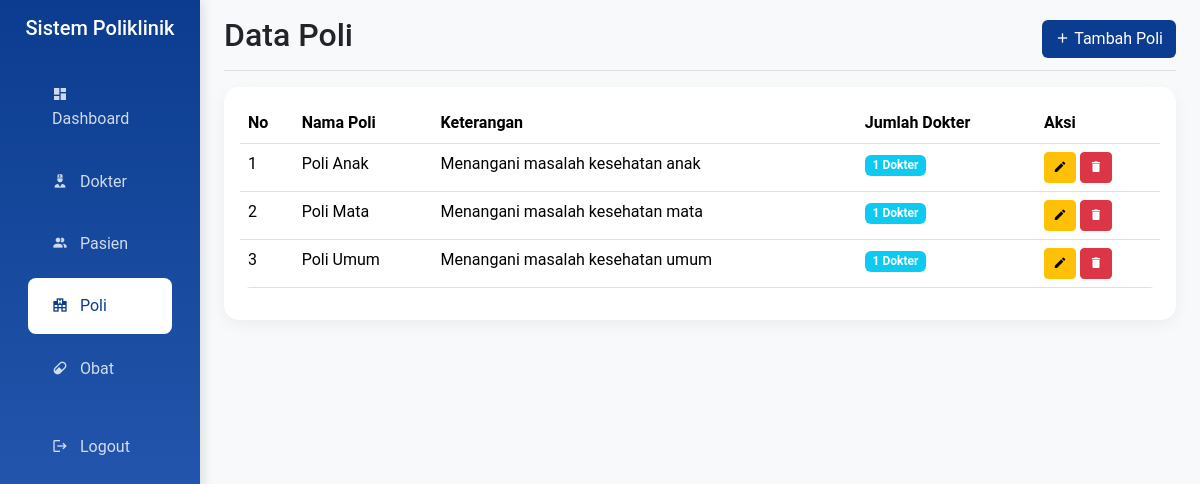
/hospital/admin/poli.php (signed in), run on the app's committed database.
### tables this page shows
CREATE TABLE IF NOT EXISTS `poli` (
  `id` int NOT NULL AUTO_INCREMENT,
  `nama_poli` varchar(25) NOT NULL,
  `keterangan` text,
  `deleted_at` timestamp NULL DEFAULT NULL,
  PRIMARY KEY (`id`) USING BTREE
);

### hospital/admin/poli.php (the view, shortened to what this page needs)
<?php
include '../config/koneksi.php';
$sql_poli = "SELECT p.*, COUNT(CASE WHEN d.deleted_at IS NULL THEN d.id END) as jumlah_dokter
FROM poli p
LEFT JOIN dokter d ON p.id = d.id_poli AND d.deleted_at IS NULL
WHERE p.deleted_at IS NULL
GROUP BY p.id
ORDER BY p.nama_poli
";
$poli_result = $conn->query($sql_poli);
include 'include/header.php';
?>
<main class="col-md-9 ms-sm-auto col-lg-10 px-md-4">
    <div class="d-flex justify-content-between flex-wrap flex-md-nowrap align-items-center pt-3 pb-2 mb-3 border-bottom">
        <h1 class="h2">Data Poli</h1>
        <button class="btn btn-dark-primary" data-bs-toggle="modal" data-bs-target="#tambahPoliModal">
            <i class="mdi mdi-plus"></i> Tambah Poli
        </button>
    </div>
    <div class="card">
        <div class="card-body">
            <div class="table-responsive">
                <table class="table table-hover">
                    <thead>
                        <tr>
                            <th>No</th>
                            <th>Nama Poli</th>
                            <th>Keterangan</th>
                            <th>Jumlah Dokter</th>
                            <th>Aksi</th>
                        </tr>
                    </thead>
                    <tbody>
                        <?php
                        $no = 1;
                        while ($poli = $poli_result->fetch_assoc()):
                        ?>
                            <tr>
                                <td><?= $no++ ?></td>
                                <td><?= htmlspecialchars($poli['nama_poli'] ?? '') ?></td>
                                <td><?= htmlspecialchars($poli['keterangan'] ?? '') ?></td>
                                <td>
                                    <span class="badge bg-info"><?= $poli['jumlah_dokter'] ?? 0 ?> Dokter</span>
                                </td>
                                <td>
                                    <button class="btn btn-sm btn-warning" data-bs-toggle="modal"
                                        data-bs-target="#editPoliModal<?= $poli['id'] ?>">
                                        <i class="mdi mdi-pencil"></i>
                                    </button>
                                    <a href="?hapus=<?= $poli['id'] ?>" class="btn btn-sm btn-danger"
                                        onclick="return confirm('Apakah Anda yakin ingin menghapus poli ini?')">
                                        <i class="mdi mdi-delete"></i>
                                    </a>
                                </td>
                            </tr>
                        <?php endwhile; ?>
                    </tbody>
                </table>
            </div>
        </div>
    </div>
</main>
<?php include 'include/footer.php'; ?>

### hospital/admin/include/header.php (style rules this page uses)
:root { --dark-primary: #0B3C8F; --dark-secondary: #3165BEFF; --dark-light: #5985D0FF; --gray-dark: #adb5bd; }
body { font-family: 'Roboto', sans-serif; background-color: #f8f9fa; }
.card { border: none; border-radius: 15px; box-shadow: 0 5px 15px rgba(0, 0, 0, 0.05); transition: transform 0.3s ease; }
.table { border-radius: 10px; overflow: hidden; }
.btn-dark-primary { background-color: var(--dark-primary); color: white; }
.mdi { line-height: 1; }

### data on the page
poli: nama_poli "Poli Anak", keterangan "Menangani masalah kesehatan anak", jumlah_dokter "1"
poli: nama_poli "Poli Mata", keterangan "Menangani masalah kesehatan mata", jumlah_dokter "1"
poli: nama_poli "Poli Umum", keterangan "Menangani masalah kesehatan umum", jumlah_dokter "1"
